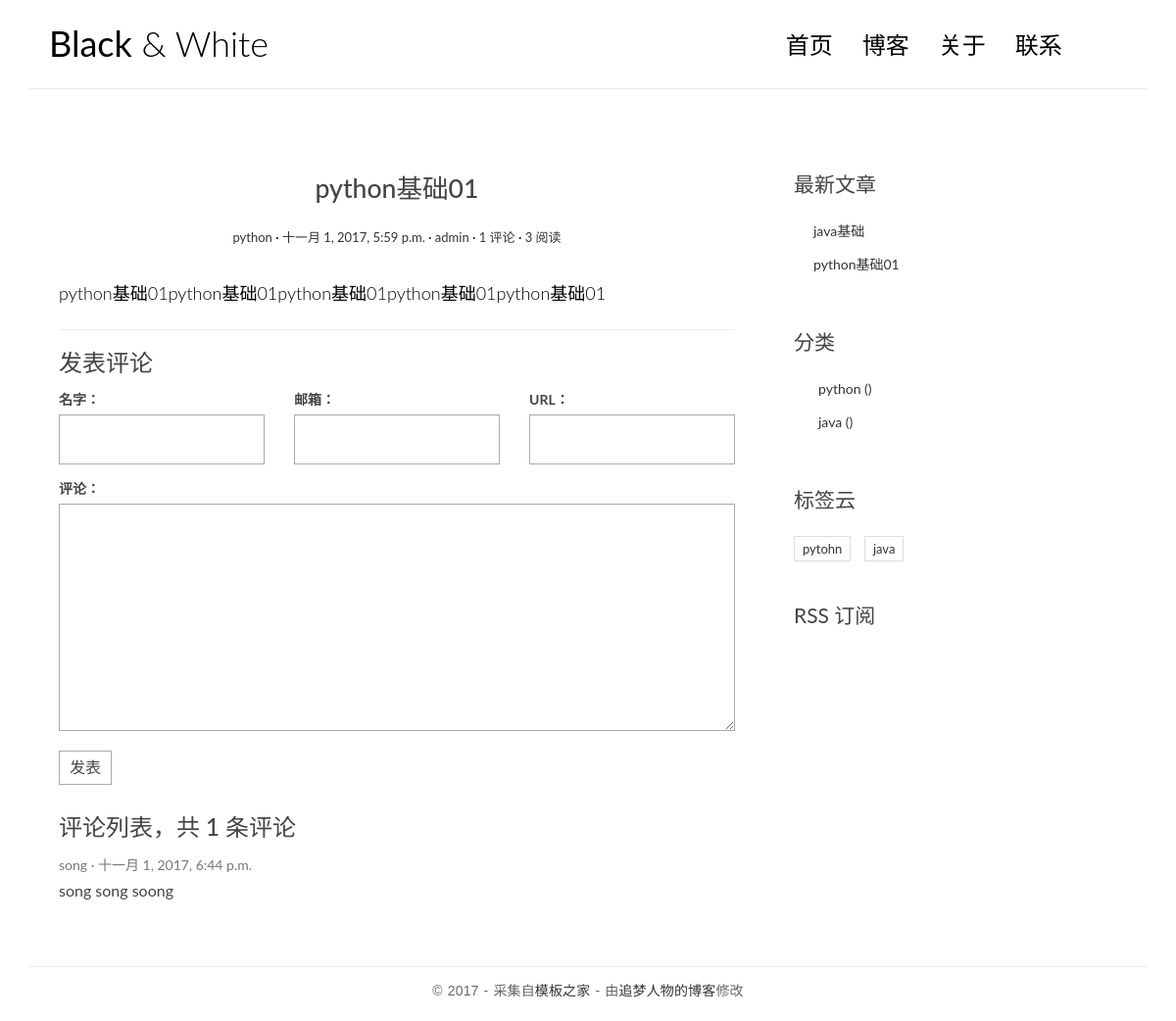
/blog/post/1, run on the app's committed database.
### blog/models.py (models this page shows, shortened)
class Post(models.Model):
    title = models.CharField(max_length=70)
    body = models.TextField()
    created_time = models.DateTimeField()
    modified_time = models.DateTimeField()
    excerpt = models.CharField(max_length=200, blank=True)
    category = models.ForeignKey(Category)
    tags = models.ManyToManyField(Tag, blank=True)
    author = models.ForeignKey(User)
    views = models.PositiveIntegerField(default=0)
    def increase_views(self):
        self.views += 1
        self.save(update_fields=['views'])
    def save(self, *args, **kwargs):
        if not self.excerpt:
            self.excerpt = strip_tags(self.body)[:54]
        super(Post, self).save(*args, **kwargs)

class Category(models.Model):
    name = models.CharField(max_length=100)

class Tag(models.Model):
    name = models.CharField(max_length=100)

### comments/models.py (models this page shows, shortened)
@python_2_unicode_compatible
class Comment(models.Model):
    name = models.CharField(max_length=100)
    email = models.EmailField(max_length=255)
    url = models.URLField(blank=True)
    text = models.TextField()
    created_time = models.DateTimeField(auto_now_add=True)
    post = models.ForeignKey('blog.Post')

### blog/views.py (the view)
# urls.py: url(r'post2/(?P<pk>[0-9]+)$', views.PostDetailView.as_view(), name='detail'),
def detail(request, pk):
    post = get_object_or_404(Post, pk=pk)
    post.increase_views()
    form = CommentForm()
    comment_list = post.comment_set.all()
    context = {'post': post,
               'form': form,
               'comment_list': comment_list
               }
    return render(request, 'blog/detail.html', context=context)

### comments/forms.py
class CommentForm(forms.ModelForm):
    class Meta:
        model = Comment
        fields = ['name', 'email', 'url', 'text']

### blog/templatetags/blog_tags.py (called while the page is built)
@register.simple_tag
def get_recent_posts(num=5):
    return Post.objects.all().order_by('-created_time')[:num]

@register.simple_tag
def get_categories():
    return Category.objects.annotate(num_posts=Count('post')).filter(num_posts__gt=0)

@register.simple_tag
def get_tags():
    return Tag.objects.annotate(num_posts=Count('post')).filter(num_posts__gt=0)

### templates/blog/detail.html (shortened to what this page needs)
{% extends 'blog/base.html' %}
{% block main %}
            <main class="col-md-8">
                <article class="post post-1">
                    <header class="entry-header">
                        <h1 class="entry-title">{{ post.title }}</h1>
                        <div class="entry-meta">
                            <span class="post-category"><a href="#">{{ post.category.name }}</a></span>
                            <span class="post-date"><a href="#"><time class="entry-date"
                                                                      datetime="{{ post.created_time }}">{{ post.created_time }}</time></a></span>
                            <span class="post-author"><a href="#">{{ post.author }}</a></span>
                            <span class="comments-link"><a href="#">{{ post.comment_set.count }} 评论</a></span>
                            <span class="views-count"><a href="#">{{ post.views }} 阅读</a></span>
                        </div>
                    </header>
                    <div class="entry-content clearfix">
                        {{ post.body }}
                    </div>
                </article>
                <section class="comment-area" id="comment-area">
                    <hr>
                    <h3>发表评论</h3>
            <form action="{% url 'comments:post_comment' post.pk %}" method="post" class="comment-form">
              <div class="row">
              <div class="col-md-4">
               <label for="{{ form.name.id_for_label }}">名字：</label>
               {{ form.name }}
              </div>
             <div class="col-md-4">
                <label for="{{ form.email.id_for_label }}">邮箱：</label>
                     {{ form.email }}
                </div>
            <div class="col-md-4">
            <label for="{{ form.url.id_for_label }}">URL：</label>
            {{ form.url }}
            </div>
            <div class="col-md-12">
             <label for="{{ form.text.id_for_label }}">评论：</label>
                 {{ form.text }}
                <button type="submit" class="comment-btn">发表</button>
            </div>
    </div>
    </form>
                    <div class="comment-list-panel">
                        <h3>评论列表，共 <span>{{ post.comment_set.count }}</span> 条评论</h3>
                        <ul class="comment-list list-unstyled">
                            {% for comment in comment_list %}
                            <li class="comment-item">
                                <span class="nickname">{{ comment.name }}</span>
                                <time class="submit-date">{{ comment.created_time }}</time>
                                <div class="text">
                                {{ comment.text }}
                                </div>
                            </li>
                             {% empty %}
                              暂无评论
                            {% endfor %}
                        </ul>
                    </div>
                </section>
            </main>
{% endblock main %}

### templates/blog/base.html (shortened to what this page needs)
<!DOCTYPE html>
<html>
<head>
    {% load staticfiles %}
    {% load blog_tags %}
    <link rel="stylesheet" href="{% static 'blog/css/bootstrap.min.css' %}">
    <link rel="stylesheet" href="http://code.ionicframework.com/ionicons/2.0.1/css/ionicons.min.css">
    <link rel="stylesheet" href="{% static 'blog/css/pace.css' %}">
    <link rel="stylesheet" href="{% static 'blog/css/custom.css' %}">
</head>
<body>
<div class="container">
    <header id="site-header">
        <div class="row">
            <div class="col-md-4 col-sm-5 col-xs-8">
                <div class="logo">
                    <h1><a href="/blog/index"><b>Black</b> &amp; White</a></h1>
                </div>
            </div>
            <div class="col-md-8 col-sm-7 col-xs-4">
                <nav class="main-nav" role="navigation">
                    <div class="collapse navbar-collapse" id="bs-example-navbar-collapse-1">
                        <ul class="nav navbar-nav navbar-right">
                            <li class="cl-effect-11"><a href="/blog/index" data-hover="首页">首页</a></li>
                            <li class="cl-effect-11"><a href="full-width.html" data-hover="博客">博客</a></li>
                            <li class="cl-effect-11"><a href="about.html" data-hover="关于">关于</a></li>
                            <li class="cl-effect-11"><a href="contact.html" data-hover="联系">联系</a></li>
                        </ul>
                    </div>
                </nav>
            </div>
        </div>
    </header>
</div>
<div class="content-body">
    <div class="container">
        <div class="row">
                {% block main %}
                {% endblock main %}
            <aside class="col-md-4">
                <div class="widget widget-recent-posts">
                    <h3 class="widget-title">最新文章</h3>
                    <ul>
                        {% get_recent_posts as recent_post_list %}
                        {% for post in recent_post_list %}
                        <li>
                            <a href="/blog/post/{{ post.pk }}">{{ post.title }}</a>
                        </li>
                        {% empty %}
                        暂无文章！
                        {% endfor %}
                    </ul>
                </div>
                <div class="widget widget-category">
                    <h3 class="widget-title">分类</h3>
                    <ul>
                        {% get_categories as category_list %}
                        {% for categoty in  category_list %}
                        <li>
                            <a href="/blog/category/{{ categoty.pk }}/">{{ categoty.name }} <span class="post-count">({{ category.num_posts }})</span></a>
                        </li>
                        {% empty %}
                        暂无分类！
                        {% endfor %}
                    </ul>
                </div>
               <div class="widget widget-tag-cloud">
                   <h3 class="widget-title">标签云</h3>
                    {% get_tags as tag_list %}
                    <ul>
                        {% for tag in tag_list %}
                        <li>
                            <a href="/blog/tag/{{ tag.pk }}">{{ tag.name }}</a>
                        </li>
                            {% empty %}
                            暂无标签！
                            {% endfor %}
                    </ul>
                </div>
                <div class="rss">
                    <a href=""> RSS 订阅</a>
                </div>
            </aside>
        </div>
    </div>
</div>
<footer id="site-footer">
    <div class="container">
        <div class="row">
            <div class="col-md-12">
                <p class="copyright">&copy 2017 - 采集自<a href="http://www.cssmoban.com/"
                                                        target="_blank" title="模板之家">模板之家</a>
                    - 由<a href="http://zmrenwu.com/" title="网页模板" target="_blank">追梦人物的博客</a>修改
                </p>
            </div>
        </div>
    </div>
</footer>
</body>
</html>

### blog/static/blog/css/custom.css (style rules this page uses)
* { outline: none; }
h1, h2, h3, h4, h5, h6 { margin-top: 0; }
b { font-weight: 400; }
a { color: #333; }
body { color: #444; font-family: 'Lato', sans-serif; }
p { font-family: 'Ubuntu', sans-serif; font-weight: 400; word-spacing: 1px; letter-spacing: 0.01em; }
#site-header { background-color: #FFF; padding: 25px 20px; margin-bottom: 40px; border-bottom: 1px solid #e7e7e7; }
.logo h1 a { color: #000; }
.logo h1 { margin: 0; font-family: 'Lato', sans-serif; font-weight: 300; }
.main-nav { margin-top: 11px; max-width: 95%; }
.main-nav a { color: #000000 !important; padding: 0 0 5px 0 !important; margin-right: 30px; font-family: 'Lato', sans-serif; font-weight: 300; font-size: 24px; }
.cl-effect-11 a { padding: 10px 0; color: #0972b4; text-shadow: none; }
.cl-effect-11 a::before { position: absolute; top: 0; left: 0; overflow: hidden; padding: 0 0 5px 0 !important; max-width: 0; border-bottom: 1px solid #000; color: #000; content: attr(data-hover); white-space: nowrap; -webkit-transition: max-width 0.5s; -moz-transition: max-width 0.5s; transition: max-width 0.5s; }
.content-body { padding-bottom: 4em; }
.post { background: #fff; padding: 30px 30px 0; }
.entry-title { text-align: center; font-size: 1.9em; margin-bottom: 20px; line-height: 1.6; padding: 10px 20px 0; }
.entry-meta { text-align: center; color: #DDDDDD; font-size: 13px; margin-bottom: 30px; }
.entry-content { font-size: 18px; line-height: 1.9; font-weight: 300; color: #000; }
.post-category::after, .post-date::after, .post-author::after, .comments-link::after { content: ' ·'; color: #000; }
.widget { background: #fff; padding: 30px 0 0; }
.widget-title { font-size: 1.5em; margin-bottom: 20px; line-height: 1.6; padding: 10px 0 0; font-weight: 400; }
.widget-recent-posts ul { padding: 0; margin: 0; padding-left: 20px; }
.widget-recent-posts ul li { list-style-type: none; position: relative; line-height: 170%; margin-bottom: 10px; }
.widget-recent-posts ul li::before { content: '\f3d3'; font-family: "Ionicons"; position: absolute; left: -17px; top: 3px; font-size: 16px; color: #000; }
.widget-category ul { padding: 0; margin: 0; padding-left: 25px; }
.widget-category ul li { list-style-type: none; position: relative; line-height: 170%; margin-bottom: 10px; }
.widget-category ul li::before { content: '\f3fe'; font-family: "Ionicons"; position: absolute; left: -25px; top: 1px; font-size: 18px; color: #000; }
.widget-tag-cloud ul { padding: 0; margin: 0; margin-right: -10px; }
.widget-tag-cloud ul li { list-style-type: none; font-size: 13px; display: inline-block; margin-right: 10px; margin-bottom: 10px; padding: 3px 8px; border: 1px solid #ddd; }
.rss { font-size: 21px; margin-top: 30px; }
.rss a { color: #444; }
#site-footer { padding-top: 10px; padding: 0 0 1.5em 0; }
.copyright { text-align: center; padding-top: 1em; margin: 0; border-top: 1px solid #eee; color: #666; }
.contact-form input, .comment-form input { border: 1px solid #aaa; margin-bottom: 15px; width: 100%; padding: 15px 15px; font-size: 16px; line-height: 100%; transition: 0.4s border-color linear; }
.contact-form textarea, .comment-form textarea { border: 1px solid #aaa; margin-bottom: 15px; width: 100%; padding: 15px 15px; font-size: 16px; line-height: 20px !important; min-height: 183px; transition: 0.4s border-color linear; }
.comment-area { padding: 0 30px 0; }
.comment-form { margin-top: 15px; }
.comment-form .comment-btn { background-color: #fff; border: 1px solid #aaa; font-size: 16px; padding: 5px 10px; }
.comment-list-panel { margin-top: 30px; }
.comment-list { margin-top: 15px; }
.comment-item .nickname, .comment-item .submit-date { color: #777; font-size: 14px; }
.comment-item .nickname:after { content: ' ·'; }
.comment-item .text { padding-top: 5px; font-size: 16px; }

### data on the page
Post: title "python基础01", category.name "python", created_time "十一月 1, 2017, 5:59 p.m.", author "admin", comment_set.count "1", views "3", body "python基础01python基础01python基础01python基础01python基础01"
Comment: name "song", created_time "十一月 1, 2017, 6:44 p.m.", text "song song soong"
Post: title "java基础"
Category: name "python"
Category: name "java"
Tag: name "pytohn"
Tag: name "java"
